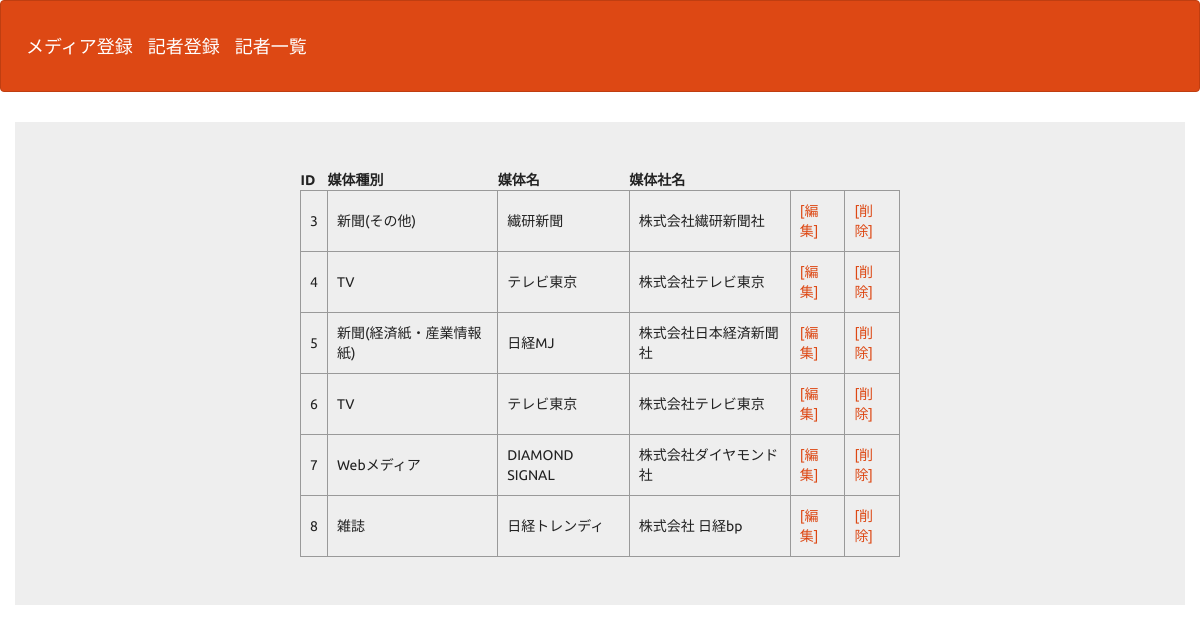
The page /select.php on the database its author committed.
### tables this page shows
CREATE TABLE `media_table` (
  `media_id` int(12) NOT NULL,
  `media_category` varchar(32) NOT NULL,
  `media_name` varchar(32) NOT NULL,
  `media_company_name` varchar(32) NOT NULL
);

### select.php (the view, shortened to what this page needs)
<?php
function h($str){
  return htmlspecialchars($str, ENT_QUOTES);
}
$pdo = db_connect();
$stmt = $pdo->prepare("SELECT * FROM media_table");
$status = $stmt->execute();
$view="";
if ($status==false) {
  $error = $stmt->errorInfo();
  exit("ErrorQuery:".$error[2]);
}else{
  while( $result = $stmt->fetch(PDO::FETCH_ASSOC)){
    $media_category = h($result['media_category']);
    $media_name = h($result['media_name']);
    $media_company_name = h($result['media_company_name']);
    $view .= '<tr><td>';
    $view .= "{$result['media_id']}";
    $view .= '</td><td>';
    $view .= "{$media_category}";
    $view .= '</td><td>';
    $view .= "{$media_name}";
    $view .= '</td><td>';
    $view .= "{$media_company_name}";
    $view .= '</td><td>';
    $view .= '<a href="media_detail.php?id=' . $result['media_id'] . '"> [編集] </a>';
    $view .= '</td><td>';
    $view .= '<a href="media_delete.php?id=' . $result['media_id'] . '"> [削除] </a>';
    $view .= '</td></tr>';
  }
}
?>
<!DOCTYPE html>
<html lang="ja">
<head>
<link rel="stylesheet" href="./css/range.css">
<link href="css/bootstrap.min.css" rel="stylesheet">
</head>
<body id="main">
<header>
  <nav class="navbar navbar-default">
    <div class="container-fluid">
      <div class="navbar-header">
        <a class="navbar-brand" href="media_register.php">メディア登録</a>
        <a class="navbar-brand" href="index.php">記者登録</a>
        <a class="navbar-brand" href="journalist_select.php">記者一覧</a>
      </div>
    </div>
  </nav>
</header>
<div>
    <div class="container jumbotron">
      <table style = "padding: 10px; margin:0 auto; width:600px; ">
        <tr>
          <th>ID</th>
          <th>媒体種別</th>
          <th>媒体名</th>
          <th>媒体社名</th>
        </tr>
        <?= $view ?>
      </table>
    </div>
</div>
</body>
</html>

### select.php (style rules this page uses)
div { padding: 10px;font-size:16px; }
table { border-collapse:collapse; font-size:14px; color:#222; margin:0 auto; width:980px; }
table td { padding:10px 9px; border:1px solid #999; }

### rows shown on the page
media_table: value "3 新聞(その他) 繊研新聞 株式会社繊研新聞社"
media_table: value "4 TV テレビ東京 株式会社テレビ東京"
media_table: value "5 新聞(経済紙・産業情報紙) 日経MJ 株式会社日本経済新聞社"
media_table: value "6 TV テレビ東京 株式会社テレビ東京"
media_table: value "7 Webメディア DIAMOND SIGNAL 株式会社ダイヤモンド社"
media_table: value "8 雑誌 日経トレンディ 株式会社 日経bp"
